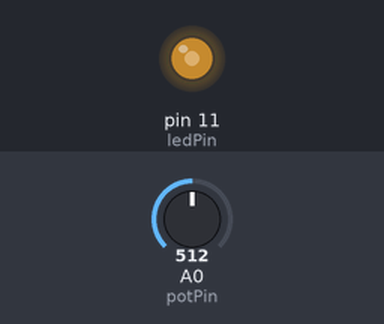
Simulated run of this sketch. Board: Arduino Uno, built with avr-gcc and run on an emulated ATmega328P. On the bench: output pins drawn as LEDs (lit = HIGH). The inputs (shaded band) are chosen by the test bench; at power-on: A0 (potPin) = 512.

Above: at 1.2 s.
1.3 s: A0 (potPin) set to 716
At 2.3 s:
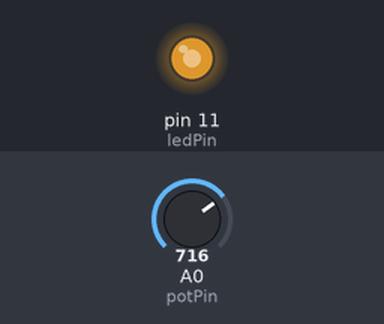
2.8 s: A0 (potPin) set to 900
At 3.5 s:
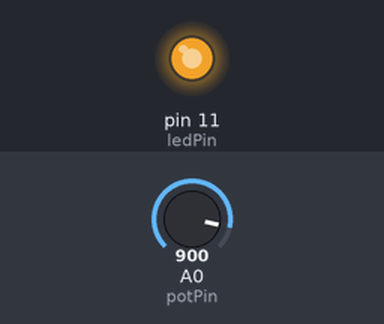
4.3 s: A0 (potPin) set to 122
At 4.8 s:
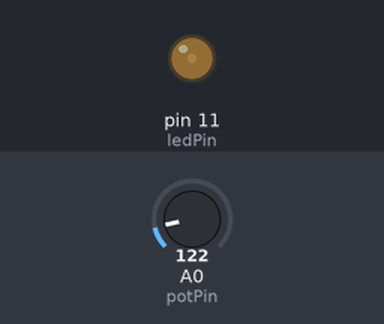
5.8 s: A0 (potPin) set to 0
At 7.2 s:
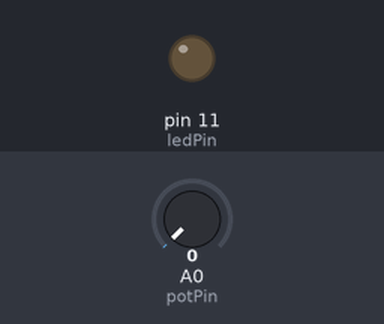
Timing chart, 0 to 8.3 s (numbered marks = the images above; inputs shaded):
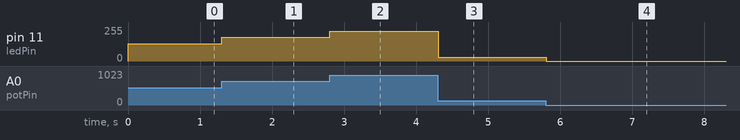

Measured:
- after the input at 1.3 s, pin 11 (ledPin): 128/255 → 179/255 at once
- after the input at 2.8 s, pin 11 (ledPin): 179/255 → 225/255 at once
- after the input at 4.3 s, pin 11 (ledPin): 225/255 → 30/255 at once
- after the input at 5.8 s, pin 11 (ledPin): 30/255 → 0/255 at once

The sketch:

potentiometer.ino
```cpp
const int potPin = A0;
const int ledPin = 11;

void setup()
{
  pinMode(ledPin, OUTPUT);
  pinMode(potPin, INPUT);
}

void loop()
{
  int adcValue = analogRead(potPin);
  analogWrite(ledPin, adcValue / 4);

  delay(100);
}
```
